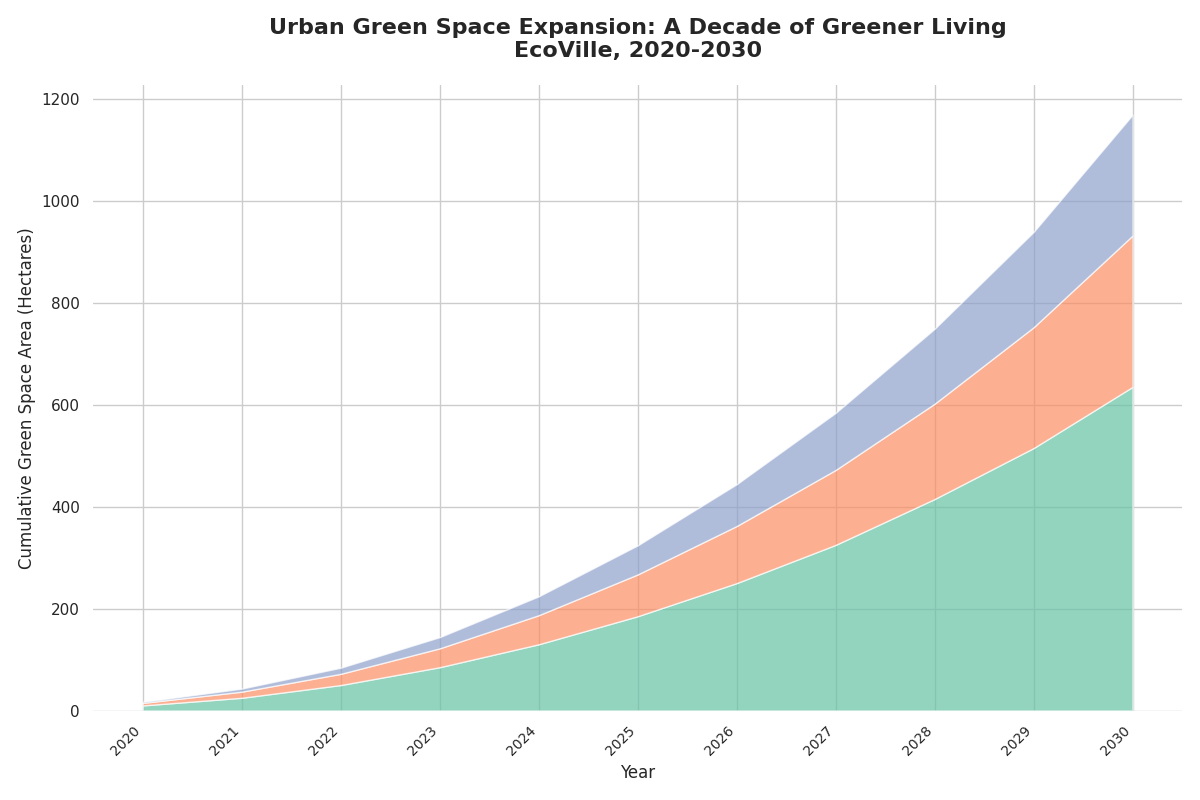

Reproduce this figure in Python.
import matplotlib.pyplot as plt
import numpy as np

years = np.arange(2020, 2031)
parks = np.array([10, 15, 25, 35, 45, 55, 65, 75, 90, 100, 120])
gardens = np.array([5, 7, 10, 15, 20, 25, 30, 35, 40, 50, 60])
reserves = np.array([2, 4, 6, 10, 15, 20, 25, 30, 35, 40, 50])

parks_cumulative = np.cumsum(parks)
gardens_cumulative = np.cumsum(gardens)
reserves_cumulative = np.cumsum(reserves)

fig, ax = plt.subplots(figsize=(12, 8))

ax.stackplot(years, parks_cumulative, gardens_cumulative, reserves_cumulative,
             colors=['#66c2a5', '#fc8d62', '#8da0cb'], alpha=0.7)

ax.set_title('Urban Green Space Expansion: A Decade of Greener Living\nEcoVille, 2020-2030', 
             fontsize=16, fontweight='bold', pad=20)
ax.set_xlabel('Year', fontsize=12)
ax.set_ylabel('Cumulative Green Space Area (Hectares)', fontsize=12)

ax.set_xticks(years)
ax.set_xticklabels(years, rotation=45, ha='right', fontsize=10)

ax.spines['top'].set_visible(False)
ax.spines['right'].set_visible(False)
ax.spines['left'].set_visible(False)
ax.spines['bottom'].set_visible(False)

plt.tight_layout()
plt.show()
